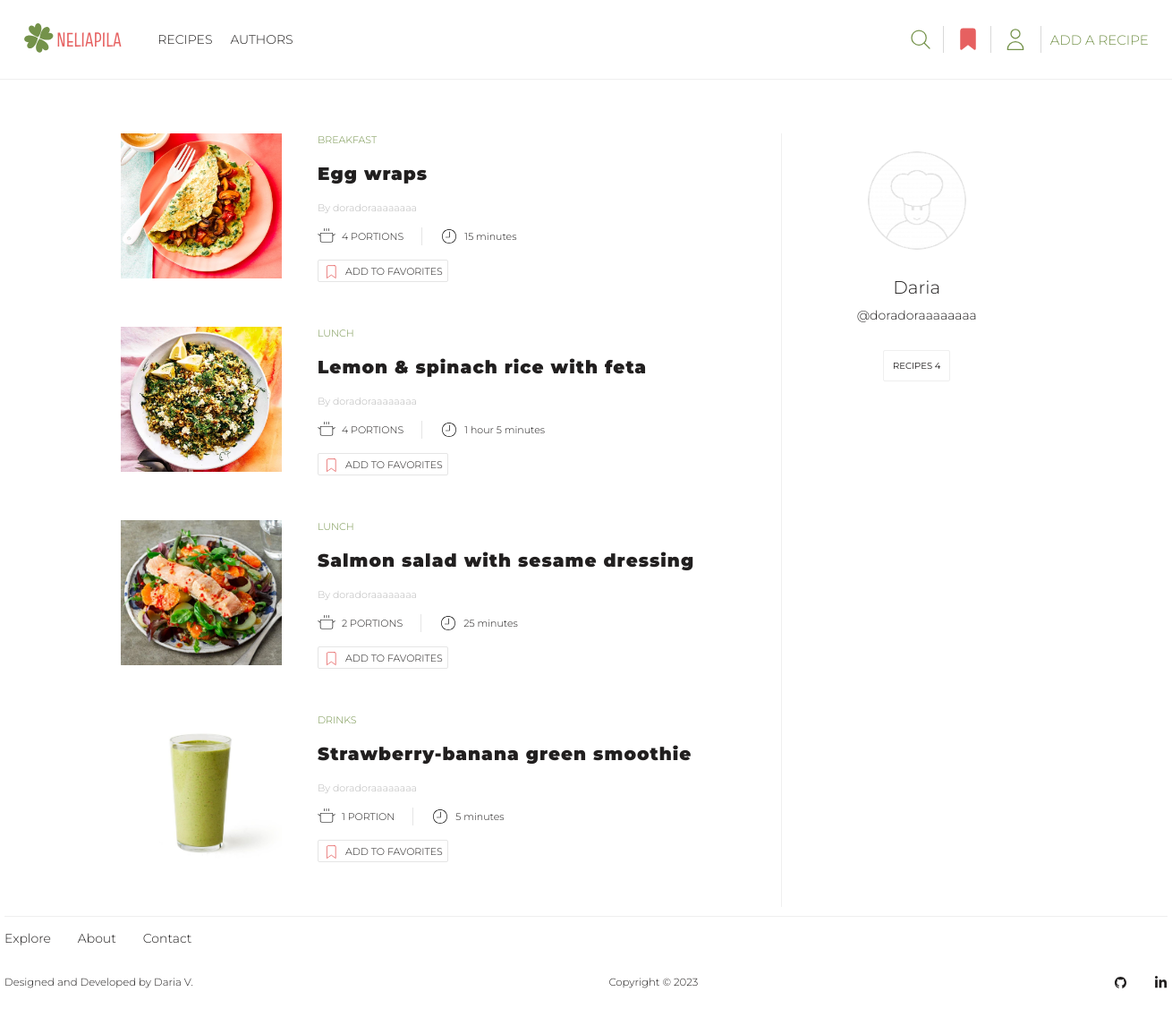
The app's page /profile/18 with its own data.
### recipes/models.py (models this page shows, shortened)
class Recipe(models.Model):
    CATEGORY_CHOICES = [
        ('Breakfast', 'Breakfast'),
        ('Lunch', 'Lunch'),
        ('Dinner', 'Dinner'),
        ('Snacks', 'Snacks'),
        ('Desserts', 'Desserts'),
        ('Drinks', 'Drinks'),
        ('Miscellaneous', 'Other')
    ]
    STATUS_CHOICES = [
        (True, 'Approved'),
        (False, 'On moderation'),
    ]
    author = models.ForeignKey(User, on_delete=models.CASCADE, null=True, blank=True)
    title = models.CharField(max_length=50)
    portions = models.PositiveIntegerField(default=1, blank=True, null=True)
    cooking_hours = models.PositiveIntegerField(default=0)
    cooking_minutes = models.PositiveIntegerField(default=0)
    image = models.ImageField(upload_to=recipe_image_path)
    category = models.CharField(max_length=20, choices=CATEGORY_CHOICES)
    ingredients = models.TextField()
    steps = models.TextField()
    is_approved = models.BooleanField(default=False, choices=STATUS_CHOICES)
    date_created = models.DateTimeField(auto_now_add=True)

### user/models.py (models this page shows, shortened)
class Profile(models.Model):
    user = models.OneToOneField(User, on_delete=models.CASCADE)
    name = models.CharField(max_length=50, null=True, blank=True)
    email = models.EmailField(max_length=500, blank=True, null=True, unique=True)
    username = models.CharField(max_length=50, blank=True, null=True)
    bio = models.TextField(blank=True, null=True)
    image = models.ImageField(upload_to='profiles/', blank=True, null=True, default='profiles/default-profile-pic.png')
    created = models.DateTimeField(auto_now_add=True)

### user/views.py (the view)
# urls.py: path('profile/<pk>', views.author_profile, name='profile'),
def author_profile(request, pk):
    profile = Profile.objects.get(user=pk)
    if request.user == profile.user or request.user.is_staff:
        recipes = Recipe.objects.filter(author=pk).all().order_by('-date_created')
    else:
        recipes = Recipe.objects.filter(author=pk, is_approved=True).all().order_by('-date_created')
    recipes_count = recipes.count()
    try:
        favorite_recipes = [favorite.favorite_recipe for favorite in request.user.profile.favorite_set.all()]
    except AttributeError:
        favorite_recipes = ''
    pending_recipes_count = Recipe.objects.filter(author=pk, is_approved=False).count()
    context = {'profile': profile, 'recipes': recipes, 'recipes_count': recipes_count,
               'pending_recipes_count': pending_recipes_count, 'favorites': favorite_recipes}
    return render(request, 'user/profile.html', context)

### templates/user/profile.html (shortened to what this page needs)
{% extends 'base/base.html' %}
{% load static %}
{% block css %}
<link rel="stylesheet" href="{% static 'user/css/profile.css' %}">
{% endblock %}
{% block content %}
<section class="user-profile-page">
    <div class="profile container">
        <div class="profile-parts">
            {% if not recipes %}
            <div class="no-recipes">
                <img src="{% static 'user/images/recipe-default.svg' %}" alt="Recipe">
                <p>There is nothing here yet, but soon there will be recipes added by
                    <span>{{ profile.username }}</span></p>
            </div>
            {% else %}
            <div class="profile-recipes">
                <div class="all-recipes">
                    {% for recipe in recipes %}
                    <div class="one-recipe">
                        <div class="recipe-image">
                            {% if recipe.is_approved %}
                            <a href="{% url 'specific-recipe' recipe.id %}">
                                <img src="{{ recipe.image.url }}" alt="Recipe Image"></a>
                            {% elif not recipe.is_approved and request.user.is_staff %}
                            <a href="{% url 'approve-recipe' recipe.id %}">
                                <img src="{{ recipe.image.url }}" alt="Recipe Image"></a>
                            {% else %}
                            <img src="{{ recipe.image.url }}" alt="Recipe Image">
                            {% endif %}
                        </div>
                        <div class="recipe-info">
                            <a href="{% url 'recipes' %}?sort_by={{ recipe.category }}"
                               class="recipe-category">{{ recipe.category }}</a>
                            {% if recipe.is_approved %}
                            <a href="{% url 'specific-recipe' recipe.id %}" class="recipe-title">{{ recipe.title }}</a>
                            {% elif not recipe.is_approved and request.user.is_staff %}
                            <a href="{% url 'approve-recipe' recipe.id %}"
                               class="recipe-title">{{ recipe.title }}</a>
                            {% else %}
                            <p class="recipe-title">{{ recipe.title }}</p>
                            {% endif %}
                            <a href="{% url 'profile' profile.user.id %}" class="recipe-author">
                                By {{ recipe.author }}</a>
                            <div class="recipe-details">
                                <div class="portions-details">
                                    <img src="{% static 'recipes/images/pot-svg.svg' %}" alt="Pot">
                                    <span>{{ recipe.portions }} portion{{ recipe.portions | pluralize:'s' }}</span>
                                </div>
                                <div class="cooking-time-details">
                                    <img src="{% static 'recipes/images/clock-svg.svg' %}" alt="Clock">
                                    {% if recipe.cooking_hours != 0 and recipe.cooking_minutes != 0 %}
                                    <span>{{ recipe.cooking_hours }} hour{{ recipe.cooking_hours | pluralize:'s' }}
                                {{ recipe.cooking_minutes }} minute{{ recipe.cooking_minutes | pluralize:'s' }}</span>
                                    {% elif recipe.cooking_hours != 0 and recipe.cooking_minutes == 0 %}
                                    <span>{{ recipe.cooking_hours }} hour{{ recipe.cooking_hours | pluralize:'s' }}
                                    </span>
                                    {% elif recipe.cooking_hours == 0 and recipe.cooking_minutes != 0 %}
                                    <span>
                                        {{ recipe.cooking_minutes }} minute{{ recipe.cooking_minutes | pluralize:'s' }}
                                </span>
                                    {% endif %}
                                </div>
                            </div>
                            {% if recipe.is_approved %}
                            <div class="add-to-favourites">
                                <div class="button-favorites">
                                    {% if recipe in favorites %}
                                    <a class="button-favorites-link" href="{% url 'delete-from-favorites' recipe.id %}">
                                        <img class="bookmark-img"
                                             src="{% static 'user/images/filled-bookmark-svg.svg' %}" alt="Bookmark">
                                        Added to favorites
                                    </a>
                                    {% else %}
                                    <a class="button-favorites-link" href="{% url 'add-to-favorites' recipe.id %}">
                                        <img class="bookmark-img" src="{% static 'user/images/bookmark-svg.svg' %}"
                                             alt="Bookmark">
                                        Add to favorites
                                    </a>
                                    {% endif %}
                                </div>
                            </div>
                            {% endif %}
                        </div>
                    </div>
                    {% endfor %}
                </div>
            </div>
            {% endif %}
            <div class="profile-card">
                <img class="profile-avatar"
                     src="{{ profile.image.url }}" alt="User`s photo">
                {% if profile.name %}
                <span class="profile-name">{{ profile.name }}</span>
                {% endif %}
                <span class="profile-username">@{{ profile.username }}</span>
                <div class="count-recipes">
                    <p class="recipes-count count">Recipes {{ recipes_count }}</p>
                </div>
            </div>
        </div>
    </div>
</section>
{% endblock %}

### static/base/css/base.css (style rules this page uses)
html { height: 100%; position: relative; }
body { font-family: 'Montserrat', sans-serif; font-weight: 300; font-size: 14px; color: #211f1f; background-color: #FFFFFF; margin: 0; padding: 0; min-height: 100%; display: flex; flex-direction: column; }
a { text-decoration: none; color: #211f1f; }
h1, h2, h3, p { margin: 0; font-weight: 300; }
.container { width: 1240px; margin: 0 auto; position: relative; }

### static/user/css/profile.css (style rules this page uses)
.profile { width: 1100px; }
.profile-parts { display: flex; flex-direction: row; justify-content: space-between; padding: 60px 30px 10px 30px; min-height: 500px; }
.profile-recipes { width: 70%; }
.all-recipes { display: flex; flex-direction: column; }
.one-recipe { display: flex; flex-direction: row; margin-bottom: 50px; position: relative; }
.recipe-image { margin-right: 40px; display: flex; }
.recipe-image img { width: 180px; height: 162px; }
.recipe-category, .portions-details, .button-favorites { text-transform: uppercase; }
.recipe-info { display: flex; flex-direction: column; justify-content: space-between; }
.recipe-info img { width: 20px; height: 20px; margin-right: 7px; }
.button-favorites-link img { width: 18px; height: 18px; }
.recipe-category { color: #74924a; font-size: 11px; }
.recipe-title { font-weight: 900; letter-spacing: 1px; line-height: 30px; font-size: 20px; word-break: break-word; }
.recipe-author { font-size: 11px; color: #B8B8B8FF; }
.recipe-details { display: flex; flex-direction: row; min-width: 250px; max-width: 360px; }
.portions-details { padding-right: 20px; border-right: 1px solid #E5E5E5FF; }
.cooking-time-details { padding-left: 20px; }
.portions-details, .cooking-time-details { display: flex; flex-direction: row; align-items: center; font-size: 11px; }
.button-favorites-link { display: flex; flex-direction: row; align-items: center; font-size: 11px; border: 1px solid #E5E5E5FF; border-radius: 2px; padding: 0 5px; box-sizing: border-box; max-width: max-content; min-height: 25px; }
.profile-card { width: 29%; display: flex; flex-direction: column; align-items: center; padding: 20px 10px; box-sizing: border-box; border-left: 1px solid; border-left-color: #efefef; }
.profile-avatar { width: 110px; height: 110px; margin-bottom: 30px; border-radius: 100%; }
.profile-name { font-size: 20px; text-transform: capitalize; word-break: break-all; text-align: center; margin-bottom: 10px; }
.profile-username { margin-bottom: 30px; }
.count-recipes { margin-bottom: 30px; display: flex; text-align: center; align-items: center; flex-flow: column; }
.count, .profile-edit-link { border: 1px solid; padding: 10px 10px; box-sizing: border-box; border-radius: 2px; text-transform: uppercase; font-size: 10px; display: inline-block; margin-bottom: 10px; }
.count { border-color: #efefef; font-weight: 400; }

### records on screen
Recipe: image (picture), category "BREAKFAST", title "Egg wraps", author "doradoraaaaaaaa", portions "4", portions|pluralize "S", cooking_minutes "15", cooking_minutes|pluralize "s", is_approved True (drawn)
Recipe: image (picture), category "LUNCH", title "Lemon & spinach rice with feta", author "doradoraaaaaaaa", portions "4", portions|pluralize "S", cooking_hours "1", cooking_minutes "5", cooking_minutes|pluralize "s", is_approved True (drawn)
Recipe: image (picture), category "LUNCH", title "Salmon salad with sesame dressing", author "doradoraaaaaaaa", portions "2", portions|pluralize "S", cooking_minutes "25", cooking_minutes|pluralize "s", is_approved True (drawn)
Recipe: image (picture), category "DRINKS", title "Strawberry-banana green smoothie", author "doradoraaaaaaaa", portions "1", cooking_minutes "5", cooking_minutes|pluralize "s", is_approved True (drawn)
Profile: image (placeholder picture), name "Daria", username "doradoraaaaaaaa"

### other values on screen
{{ recipes_count }} "4"
